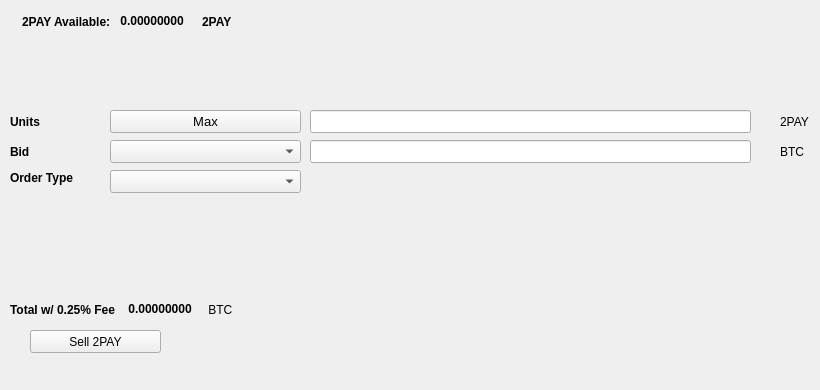
   <widget class="QWidget" name="SellTab">
    <attribute name="title">
     <string>Sell</string>
    </attribute>
    <widget class="QLabel" name="label_16">
     <property name="geometry">
      <rect>
       <x>780</x>
       <y>140</y>
       <width>31</width>
       <height>23</height>
      </rect>
     </property>
     <property name="text">
      <string>BTC</string>
     </property>
    </widget>
    <widget class="QComboBox" name="SellBidcomboBox">
     <property name="geometry">
      <rect>
       <x>110</x>
       <y>140</y>
       <width>191</width>
       <height>23</height>
      </rect>
     </property>
     <property name="font">
      <font>
       <pointsize>10</pointsize>
      </font>
     </property>
    </widget>
    <widget class="QLabel" name="label_18">
     <property name="geometry">
      <rect>
       <x>10</x>
       <y>110</y>
       <width>46</width>
       <height>23</height>
      </rect>
     </property>
     <property name="font">
      <font>
       <weight>75</weight>
       <bold>true</bold>
      </font>
     </property>
     <property name="text">
      <string>Units</string>
     </property>
    </widget>
    <widget class="QPushButton" name="Sell_Max_Amount">
     <property name="geometry">
      <rect>
       <x>110</x>
       <y>110</y>
       <width>191</width>
       <height>23</height>
      </rect>
     </property>
     <property name="font">
      <font>
       <pointsize>10</pointsize>
      </font>
     </property>
     <property name="text">
      <string>Max</string>
     </property>
    </widget>
    <widget class="QLabel" name="label_20">
     <property name="geometry">
      <rect>
       <x>10</x>
       <y>170</y>
       <width>91</width>
       <height>16</height>
      </rect>
     </property>
     <property name="font">
      <font>
       <weight>75</weight>
       <bold>true</bold>
      </font>
     </property>
     <property name="text">
      <string>Order Type</string>
     </property>
    </widget>
    <widget class="QComboBox" name="SellOrdertypeCombo">
     <property name="geometry">
      <rect>
       <x>110</x>
       <y>170</y>
       <width>191</width>
       <height>23</height>
      </rect>
     </property>
     <property name="font">
      <font>
       <pointsize>10</pointsize>
      </font>
     </property>
    </widget>
    <widget class="QLabel" name="label_21">
     <property name="geometry">
      <rect>
       <x>10</x>
       <y>140</y>
       <width>46</width>
       <height>23</height>
      </rect>
     </property>
     <property name="font">
      <font>
       <weight>75</weight>
       <bold>true</bold>
      </font>
     </property>
     <property name="text">
      <string>Bid</string>
     </property>
    </widget>
    <widget class="QLabel" name="label_22">
     <property name="geometry">
      <rect>
       <x>780</x>
       <y>110</y>
       <width>31</width>
       <height>23</height>
      </rect>
     </property>
     <property name="text">
      <string>2PAY</string>
     </property>
    </widget>
    <widget class="QLineEdit" name="UnitsInput2PAY">
     <property name="geometry">
      <rect>
       <x>310</x>
       <y>110</y>
       <width>441</width>
       <height>23</height>
      </rect>
     </property>
     <property name="font">
      <font>
       <pointsize>9</pointsize>
       <weight>75</weight>
       <bold>true</bold>
      </font>
     </property>
    </widget>
    <widget class="QLineEdit" name="SellBidPriceEdit">
     <property name="geometry">
      <rect>
       <x>310</x>
       <y>140</y>
       <width>441</width>
       <height>23</height>
      </rect>
     </property>
     <property name="font">
      <font>
       <pointsize>9</pointsize>
       <weight>75</weight>
       <bold>true</bold>
      </font>
     </property>
    </widget>
    <widget class="QPushButton" name="Sell2PAYBTN">
     <property name="geometry">
      <rect>
       <x>30</x>
       <y>330</y>
       <width>131</width>
       <height>23</height>
      </rect>
     </property>
     <property name="text">
      <string>Sell 2PAY</string>
     </property>
     <property name="icon">
      <iconset resource="../cointopay">
       <normaloff>:/icons/bitcoin</normaloff>:/icons/bitcoin</iconset>
     </property>
    </widget>
    <widget class="QWidget" name="layoutWidget3">
     <property name="geometry">
      <rect>
       <x>22</x>
       <y>12</y>
       <width>258</width>
       <height>19</height>
      </rect>
     </property>
     <layout class="QHBoxLayout" name="horizontalLayout">
      <item>
       <widget class="QLabel" name="label232_2">
        <property name="font">
         <font>
          <weight>75</weight>
          <bold>true</bold>
         </font>
        </property>
        <property name="text">
         <string>2PAY Available:</string>
        </property>
       </widget>
      </item>
      <item>
       <widget class="QLabel" name="2PAYAvailableLabel">
        <property name="palette">
         <palette>
          <active>
           <colorrole role="WindowText">
            <brush brushstyle="SolidPattern">
             <color alpha="255">
              <red>0</red>
              <green>0</green>
              <blue>0</blue>
             </color>
            </brush>
           </colorrole>
           <colorrole role="Button">
            <brush brushstyle="SolidPattern">
             <color alpha="255">
              <red>0</red>
              <green>170</green>
              <blue>0</blue>
             </color>
            </brush>
           </colorrole>
           <colorrole role="Light">
            <brush brushstyle="SolidPattern">
             <color alpha="255">
              <red>0</red>
              <green>255</green>
              <blue>0</blue>
             </color>
            </brush>
           </colorrole>
           <colorrole role="Midlight">
            <brush brushstyle="SolidPattern">
             <color alpha="255">
              <red>0</red>
              <green>212</green>
              <blue>0</blue>
             </color>
            </brush>
           </colorrole>
           <colorrole role="Dark">
            <brush brushstyle="SolidPattern">
             <color alpha="255">
              <red>0</red>
              <green>85</green>
              <blue>0</blue>
             </color>
            </brush>
           </colorrole>
           <colorrole role="Mid">
            <brush brushstyle="SolidPattern">
             <color alpha="255">
              <red>0</red>
              <green>113</green>
              <blue>0</blue>
             </color>
            </brush>
           </colorrole>
           <colorrole role="Text">
            <brush brushstyle="SolidPattern">
             <color alpha="255">
              <red>0</red>
              <green>170</green>
              <blue>0</blue>
             </color>
            </brush>
           </colorrole>
           <colorrole role="BrightText">
            <brush brushstyle="SolidPattern">
             <color alpha="255">
              <red>255</red>
              <green>255</green>
              <blue>255</blue>
             </color>
            </brush>
           </colorrole>
           <colorrole role="ButtonText">
            <brush brushstyle="SolidPattern">
             <color alpha="255">
              <red>0</red>
              <green>0</green>
              <blue>0</blue>
             </color>
            </brush>
           </colorrole>
           <colorrole role="Base">
            <brush brushstyle="SolidPattern">
             <color alpha="255">
              <red>255</red>
              <green>255</green>
              <blue>255</blue>
             </color>
            </brush>
           </colorrole>
           <colorrole role="Window">
            <brush brushstyle="SolidPattern">
             <color alpha="255">
              <red>0</red>
              <green>170</green>
              <blue>0</blue>
             </color>
            </brush>
           </colorrole>
           <colorrole role="Shadow">
            <brush brushstyle="SolidPattern">
             <color alpha="255">
              <red>0</red>
              <green>0</green>
              <blue>0</blue>
             </color>
            </brush>
           </colorrole>
           <colorrole role="AlternateBase">
            <brush brushstyle="SolidPattern">
             <color alpha="255">
              <red>127</red>
              <green>212</green>
              <blue>127</blue>
             </color>
            </brush>
           </colorrole>
           <colorrole role="ToolTipBase">
            <brush brushstyle="SolidPattern">
             <color alpha="255">
              <red>255</red>
              <green>255</green>
              <blue>220</blue>
             </color>
            </brush>
           </colorrole>
           <colorrole role="ToolTipText">
            <brush brushstyle="SolidPattern">
             <color alpha="255">
              <red>0</red>
              <green>0</green>
              <blue>0</blue>
             </color>
            </brush>
           </colorrole>
          </active>
          <inactive>
           <colorrole role="WindowText">
            <brush brushstyle="SolidPattern">
             <color alpha="255">
              <red>0</red>
              <green>0</green>
              <blue>0</blue>
             </color>
            </brush>
           </colorrole>
           <colorrole role="Button">
            <brush brushstyle="SolidPattern">
             <color alpha="255">
              <red>0</red>
              <green>170</green>
              <blue>0</blue>
             </color>
            </brush>
           </colorrole>
           <colorrole role="Light">
            <brush brushstyle="SolidPattern">
             <color alpha="255">
              <red>0</red>
              <green>255</green>
              <blue>0</blue>
             </color>
            </brush>
           </colorrole>
           <colorrole role="Midlight">
            <brush brushstyle="SolidPattern">
             <color alpha="255">
              <red>0</red>
              <green>212</green>
              <blue>0</blue>
             </color>
            </brush>
           </colorrole>
           <colorrole role="Dark">
            <brush brushstyle="SolidPattern">
             <color alpha="255">
              <red>0</red>
              <green>85</green>
              <blue>0</blue>
             </color>
            </brush>
           </colorrole>
           <colorrole role="Mid">
            <brush brushstyle="SolidPattern">
             <color alpha="255">
              <red>0</red>
              <green>113</green>
              <blue>0</blue>
             </color>
            </brush>
           </colorrole>
           <colorrole role="Text">
            <brush brushstyle="SolidPattern">
             <color alpha="255">
              <red>0</red>
              <green>170</green>
              <blue>0</blue>
             </color>
            </brush>
           </colorrole>
           <colorrole role="BrightText">
            <brush brushstyle="SolidPattern">
             <color alpha="255">
              <red>255</red>
              <green>255</green>
              <blue>255</blue>
             </color>
            </brush>
           </colorrole>
           <colorrole role="ButtonText">
            <brush brushstyle="SolidPattern">
             <color alpha="255">
              <red>0</red>
              <green>0</green>
              <blue>0</blue>
             </color>
            </brush>
           </colorrole>
           <colorrole role="Base">
            <brush brushstyle="SolidPattern">
             <color alpha="255">
              <red>255</red>
              <green>255</green>
              <blue>255</blue>
             </color>
            </brush>
           </colorrole>
           <colorrole role="Window">
            <brush brushstyle="SolidPattern">
             <color alpha="255">
              <red>0</red>
              <green>170</green>
              <blue>0</blue>
             </color>
            </brush>
           </colorrole>
           <colorrole role="Shadow">
            <brush brushstyle="SolidPattern">
             <color alpha="255">
              <red>0</red>
              <green>0</green>
              <blue>0</blue>
             </color>
            </brush>
           </colorrole>
           <colorrole role="AlternateBase">
            <brush brushstyle="SolidPattern">
             <color alpha="255">
              <red>127</red>
              <green>212</green>
              <blue>127</blue>
             </color>
            </brush>
           </colorrole>
           <colorrole role="ToolTipBase">
            <brush brushstyle="SolidPattern">
             <color alpha="255">
              <red>255</red>
              <green>255</green>
              <blue>220</blue>
             </color>
            </brush>
           </colorrole>
           <colorrole role="ToolTipText">
            <brush brushstyle="SolidPattern">
             <color alpha="255">
              <red>0</red>
              <green>0</green>
              <blue>0</blue>
             </color>
            </brush>
           </colorrole>
          </inactive>
          <disabled>
           <colorrole role="WindowText">
            <brush brushstyle="SolidPattern">
             <color alpha="255">
              <red>0</red>
              <green>85</green>
              <blue>0</blue>
             </color>
            </brush>
           </colorrole>
           <colorrole role="Button">
            <brush brushstyle="SolidPattern">
             <color alpha="255">
              <red>0</red>
              <green>170</green>
              <blue>0</blue>
             </color>
            </brush>
           </colorrole>
           <colorrole role="Light">
            <brush brushstyle="SolidPattern">
             <color alpha="255">
              <red>0</red>
              <green>255</green>
              <blue>0</blue>
             </color>
            </brush>
           </colorrole>
           <colorrole role="Midlight">
            <brush brushstyle="SolidPattern">
             <color alpha="255">
              <red>0</red>
              <green>212</green>
              <blue>0</blue>
             </color>
            </brush>
           </colorrole>
           <colorrole role="Dark">
            <brush brushstyle="SolidPattern">
             <color alpha="255">
              <red>0</red>
              <green>85</green>
              <blue>0</blue>
             </color>
            </brush>
           </colorrole>
           <colorrole role="Mid">
            <brush brushstyle="SolidPattern">
             <color alpha="255">
              <red>0</red>
              <green>113</green>
              <blue>0</blue>
             </color>
            </brush>
           </colorrole>
           <colorrole role="Text">
            <brush brushstyle="SolidPattern">
             <color alpha="255">
              <red>0</red>
              <green>85</green>
              <blue>0</blue>
             </color>
            </brush>
           </colorrole>
           <colorrole role="BrightText">
            <brush brushstyle="SolidPattern">
             <color alpha="255">
              <red>255</red>
              <green>255</green>
              <blue>255</blue>
             </color>
            </brush>
           </colorrole>
           <colorrole role="ButtonText">
            <brush brushstyle="SolidPattern">
             <color alpha="255">
              <red>0</red>
              <green>85</green>
              <blue>0</blue>
             </color>
            </brush>
           </colorrole>
           <colorrole role="Base">
            <brush brushstyle="SolidPattern">
             <color alpha="255">
              <red>0</red>
              <green>170</green>
              <blue>0</blue>
             </color>
            </brush>
           </colorrole>
           <colorrole role="Window">
            <brush brushstyle="SolidPattern">
             <color alpha="255">
              <red>0</red>
              <green>170</green>
              <blue>0</blue>
             </color>
            </brush>
           </colorrole>
           <colorrole role="Shadow">
            <brush brushstyle="SolidPattern">
             <color alpha="255">
              <red>0</red>
              <green>0</green>
              <blue>0</blue>
             </color>
            </brush>
           </colorrole>
           <colorrole role="AlternateBase">
            <brush brushstyle="SolidPattern">
             <color alpha="255">
              <red>0</red>
              <green>170</green>
              <blue>0</blue>
             </color>
            </brush>
           </colorrole>
           <colorrole role="ToolTipBase">
            <brush brushstyle="SolidPattern">
             <color alpha="255">
              <red>255</red>
              <green>255</green>
              <blue>220</blue>
             </color>
            </brush>
           </colorrole>
           <colorrole role="ToolTipText">
            <brush brushstyle="SolidPattern">
             <color alpha="255">
              <red>0</red>
              <green>0</green>
              <blue>0</blue>
             </color>
            </brush>
           </colorrole>
          </disabled>
         </palette>
        </property>
        <property name="font">
         <font>
          <weight>75</weight>
          <bold>true</bold>
         </font>
        </property>
        <property name="text">
         <string> 0.00000000 </string>
        </property>
        <property name="textInteractionFlags">
         <set>Qt::LinksAccessibleByMouse|Qt::TextSelectableByKeyboard|Qt::TextSelectableByMouse</set>
        </property>
       </widget>
      </item>
      <item>
       <widget class="QLabel" name="label2PAY">
        <property name="font">
         <font>
          <weight>75</weight>
          <bold>true</bold>
         </font>
        </property>
        <property name="text">
         <string>2PAY</string>
        </property>
       </widget>
      </item>
     </layout>
    </widget>
    <widget class="QWidget" name="layoutWidget">
     <property name="geometry">
      <rect>
       <x>10</x>
       <y>300</y>
       <width>268</width>
       <height>19</height>
      </rect>
     </property>
     <layout class="QHBoxLayout" name="horizontalLayout_2">
      <item>
       <widget class="QLabel" name="label_19">
        <property name="font">
         <font>
          <weight>75</weight>
          <bold>true</bold>
         </font>
        </property>
        <property name="text">
         <string>Total w/ 0.25% Fee </string>
        </property>
       </widget>
      </item>
      <item>
       <widget class="QLabel" name="SellCostLabel">
        <property name="palette">
         <palette>
          <active>
           <colorrole role="WindowText">
            <brush brushstyle="SolidPattern">
             <color alpha="255">
              <red>0</red>
              <green>0</green>
              <blue>0</blue>
             </color>
            </brush>
           </colorrole>
           <colorrole role="Button">
            <brush brushstyle="SolidPattern">
             <color alpha="255">
              <red>0</red>
              <green>170</green>
              <blue>0</blue>
             </color>
            </brush>
           </colorrole>
           <colorrole role="Light">
            <brush brushstyle="SolidPattern">
             <color alpha="255">
              <red>0</red>
              <green>255</green>
              <blue>0</blue>
             </color>
            </brush>
           </colorrole>
           <colorrole role="Midlight">
            <brush brushstyle="SolidPattern">
             <color alpha="255">
              <red>0</red>
              <green>212</green>
              <blue>0</blue>
             </color>
            </brush>
           </colorrole>
           <colorrole role="Dark">
            <brush brushstyle="SolidPattern">
             <color alpha="255">
              <red>0</red>
              <green>85</green>
              <blue>0</blue>
             </color>
            </brush>
           </colorrole>
           <colorrole role="Mid">
            <brush brushstyle="SolidPattern">
             <color alpha="255">
              <red>0</red>
              <green>113</green>
              <blue>0</blue>
             </color>
            </brush>
           </colorrole>
           <colorrole role="Text">
            <brush brushstyle="SolidPattern">
             <color alpha="255">
              <red>0</red>
              <green>170</green>
              <blue>0</blue>
             </color>
            </brush>
           </colorrole>
           <colorrole role="BrightText">
            <brush brushstyle="SolidPattern">
             <color alpha="255">
              <red>255</red>
              <green>255</green>
              <blue>255</blue>
             </color>
            </brush>
           </colorrole>
           <colorrole role="ButtonText">
            <brush brushstyle="SolidPattern">
             <color alpha="255">
              <red>0</red>
              <green>0</green>
              <blue>0</blue>
             </color>
            </brush>
           </colorrole>
           <colorrole role="Base">
            <brush brushstyle="SolidPattern">
             <color alpha="255">
              <red>255</red>
              <green>255</green>
              <blue>255</blue>
             </color>
            </brush>
           </colorrole>
           <colorrole role="Window">
            <brush brushstyle="SolidPattern">
             <color alpha="255">
              <red>0</red>
              <green>170</green>
              <blue>0</blue>
             </color>
            </brush>
           </colorrole>
           <colorrole role="Shadow">
            <brush brushstyle="SolidPattern">
             <color alpha="255">
              <red>0</red>
              <green>0</green>
              <blue>0</blue>
             </color>
            </brush>
           </colorrole>
           <colorrole role="AlternateBase">
            <brush brushstyle="SolidPattern">
             <color alpha="255">
              <red>127</red>
              <green>212</green>
              <blue>127</blue>
             </color>
            </brush>
           </colorrole>
           <colorrole role="ToolTipBase">
            <brush brushstyle="SolidPattern">
             <color alpha="255">
              <red>255</red>
              <green>255</green>
              <blue>220</blue>
             </color>
            </brush>
           </colorrole>
           <colorrole role="ToolTipText">
            <brush brushstyle="SolidPattern">
             <color alpha="255">
              <red>0</red>
              <green>0</green>
              <blue>0</blue>
             </color>
            </brush>
           </colorrole>
          </active>
          <inactive>
           <colorrole role="WindowText">
            <brush brushstyle="SolidPattern">
             <color alpha="255">
              <red>0</red>
              <green>0</green>
              <blue>0</blue>
             </color>
            </brush>
           </colorrole>
           <colorrole role="Button">
            <brush brushstyle="SolidPattern">
             <color alpha="255">
              <red>0</red>
              <green>170</green>
              <blue>0</blue>
             </color>
            </brush>
           </colorrole>
           <colorrole role="Light">
            <brush brushstyle="SolidPattern">
             <color alpha="255">
              <red>0</red>
              <green>255</green>
              <blue>0</blue>
             </color>
            </brush>
           </colorrole>
           <colorrole role="Midlight">
            <brush brushstyle="SolidPattern">
             <color alpha="255">
              <red>0</red>
              <green>212</green>
              <blue>0</blue>
             </color>
            </brush>
           </colorrole>
           <colorrole role="Dark">
            <brush brushstyle="SolidPattern">
             <color alpha="255">
              <red>0</red>
              <green>85</green>
              <blue>0</blue>
             </color>
            </brush>
           </colorrole>
           <colorrole role="Mid">
            <brush brushstyle="SolidPattern">
             <color alpha="255">
              <red>0</red>
              <green>113</green>
              <blue>0</blue>
             </color>
            </brush>
           </colorrole>
           <colorrole role="Text">
            <brush brushstyle="SolidPattern">
             <color alpha="255">
              <red>0</red>
              <green>170</green>
              <blue>0</blue>
             </color>
            </brush>
           </colorrole>
           <colorrole role="BrightText">
            <brush brushstyle="SolidPattern">
             <color alpha="255">
              <red>255</red>
              <green>255</green>
              <blue>255</blue>
             </color>
            </brush>
           </colorrole>
           <colorrole role="ButtonText">
            <brush brushstyle="SolidPattern">
             <color alpha="255">
              <red>0</red>
              <green>0</green>
              <blue>0</blue>
             </color>
            </brush>
           </colorrole>
           <colorrole role="Base">
            <brush brushstyle="SolidPattern">
             <color alpha="255">
              <red>255</red>
              <green>255</green>
              <blue>255</blue>
             </color>
            </brush>
           </colorrole>
           <colorrole role="Window">
            <brush brushstyle="SolidPattern">
             <color alpha="255">
              <red>0</red>
              <green>170</green>
              <blue>0</blue>
             </color>
            </brush>
           </colorrole>
           <colorrole role="Shadow">
            <brush brushstyle="SolidPattern">
             <color alpha="255">
              <red>0</red>
              <green>0</green>
              <blue>0</blue>
             </color>
            </brush>
           </colorrole>
           <colorrole role="AlternateBase">
            <brush brushstyle="SolidPattern">
             <color alpha="255">
              <red>127</red>
              <green>212</green>
              <blue>127</blue>
             </color>
            </brush>
           </colorrole>
           <colorrole role="ToolTipBase">
            <brush brushstyle="SolidPattern">
             <color alpha="255">
              <red>255</red>
              <green>255</green>
              <blue>220</blue>
             </color>
            </brush>
           </colorrole>
           <colorrole role="ToolTipText">
            <brush brushstyle="SolidPattern">
             <color alpha="255">
              <red>0</red>
              <green>0</green>
              <blue>0</blue>
             </color>
            </brush>
           </colorrole>
          </inactive>
          <disabled>
           <colorrole role="WindowText">
            <brush brushstyle="SolidPattern">
             <color alpha="255">
              <red>0</red>
              <green>85</green>
              <blue>0</blue>
             </color>
            </brush>
           </colorrole>
           <colorrole role="Button">
            <brush brushstyle="SolidPattern">
             <color alpha="255">
              <red>0</red>
              <green>170</green>
              <blue>0</blue>
             </color>
            </brush>
           </colorrole>
           <colorrole role="Light">
            <brush brushstyle="SolidPattern">
             <color alpha="255">
              <red>0</red>
              <green>255</green>
              <blue>0</blue>
             </color>
            </brush>
           </colorrole>
           <colorrole role="Midlight">
            <brush brushstyle="SolidPattern">
             <color alpha="255">
              <red>0</red>
              <green>212</green>
              <blue>0</blue>
             </color>
            </brush>
           </colorrole>
           <colorrole role="Dark">
            <brush brushstyle="SolidPattern">
             <color alpha="255">
              <red>0</red>
              <green>85</green>
              <blue>0</blue>
             </color>
            </brush>
           </colorrole>
           <colorrole role="Mid">
            <brush brushstyle="SolidPattern">
             <color alpha="255">
              <red>0</red>
              <green>113</green>
              <blue>0</blue>
             </color>
            </brush>
           </colorrole>
           <colorrole role="Text">
            <brush brushstyle="SolidPattern">
             <color alpha="255">
              <red>0</red>
              <green>85</green>
              <blue>0</blue>
             </color>
            </brush>
           </colorrole>
           <colorrole role="BrightText">
            <brush brushstyle="SolidPattern">
             <color alpha="255">
              <red>255</red>
              <green>255</green>
              <blue>255</blue>
             </color>
            </brush>
           </colorrole>
           <colorrole role="ButtonText">
            <brush brushstyle="SolidPattern">
             <color alpha="255">
              <red>0</red>
              <green>85</green>
              <blue>0</blue>
             </color>
            </brush>
           </colorrole>
           <colorrole role="Base">
            <brush brushstyle="SolidPattern">
             <color alpha="255">
              <red>0</red>
              <green>170</green>
              <blue>0</blue>
             </color>
            </brush>
           </colorrole>
           <colorrole role="Window">
            <brush brushstyle="SolidPattern">
             <color alpha="255">
              <red>0</red>
              <green>170</green>
              <blue>0</blue>
             </color>
            </brush>
           </colorrole>
           <colorrole role="Shadow">
            <brush brushstyle="SolidPattern">
             <color alpha="255">
              <red>0</red>
              <green>0</green>
              <blue>0</blue>
             </color>
            </brush>
           </colorrole>
           <colorrole role="AlternateBase">
            <brush brushstyle="SolidPattern">
             <color alpha="255">
              <red>0</red>
              <green>170</green>
              <blue>0</blue>
             </color>
            </brush>
           </colorrole>
           <colorrole role="ToolTipBase">
            <brush brushstyle="SolidPattern">
             <color alpha="255">
              <red>255</red>
              <green>255</green>
              <blue>220</blue>
             </color>
            </brush>
           </colorrole>
           <colorrole role="ToolTipText">
            <brush brushstyle="SolidPattern">
             <color alpha="255">
              <red>0</red>
              <green>0</green>
              <blue>0</blue>
             </color>
            </brush>
           </colorrole>
          </disabled>
         </palette>
        </property>
        <property name="font">
         <font>
          <weight>75</weight>
          <bold>true</bold>
         </font>
        </property>
        <property name="autoFillBackground">
         <bool>false</bool>
        </property>
        <property name="text">
         <string> 0.00000000</string>
        </property>
        <property name="textInteractionFlags">
         <set>Qt::LinksAccessibleByMouse|Qt::TextSelectableByMouse</set>
        </property>
       </widget>
      </item>
      <item>
       <widget class="QLabel" name="label_17">
        <property name="font">
         <font>
          <weight>50</weight>
          <bold>false</bold>
         </font>
        </property>
        <property name="text">
         <string> BTC</string>
        </property>
       </widget>
      </item>
     </layout>
    </widget>
    <widget class="QLabel" name="label_23">
     <property name="geometry">
      <rect>
       <x>460</x>
       <y>300</y>
       <width>281</width>
       <height>81</height>
      </rect>
     </property>
     <property name="text">
      <string/>
     </property>
     <property name="pixmap">
      <pixmap>:/images/bittrex</pixmap>
     </property>
    </widget>
   </widget>
